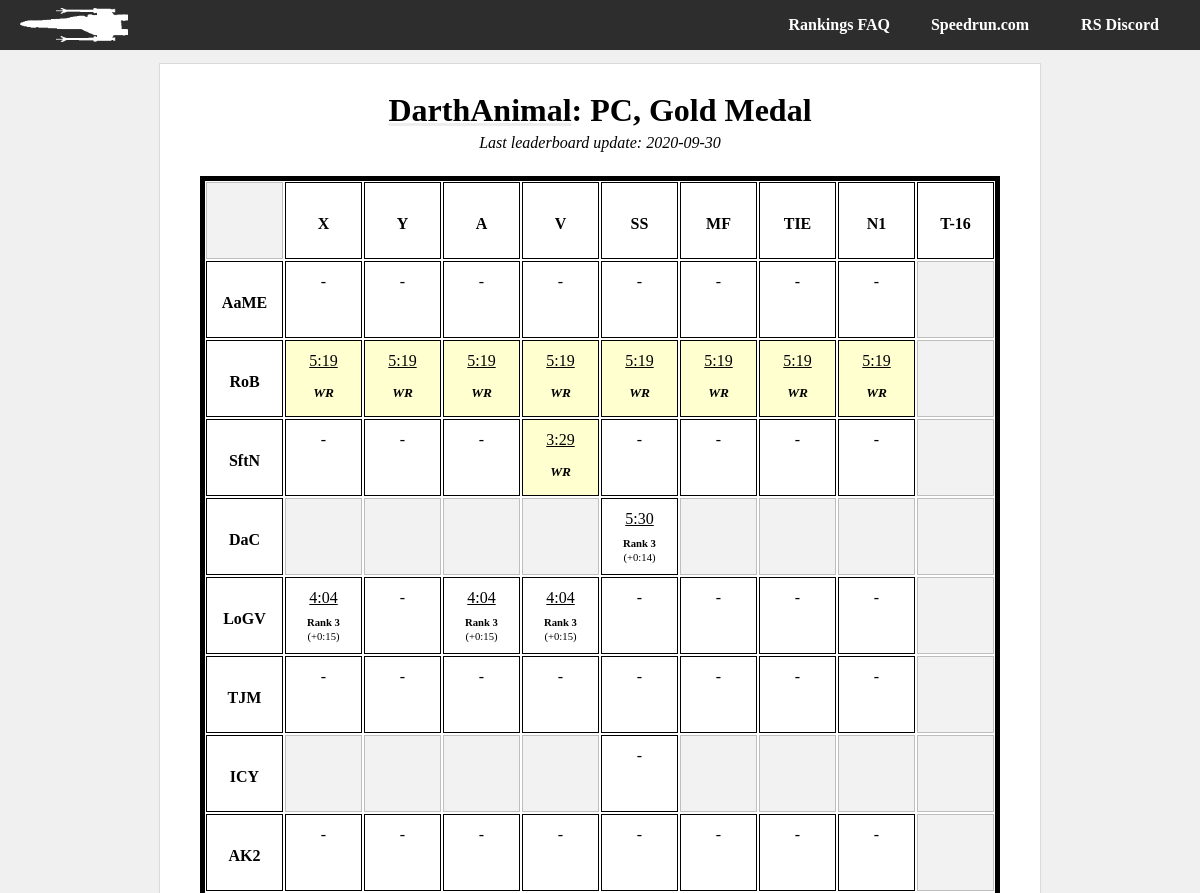
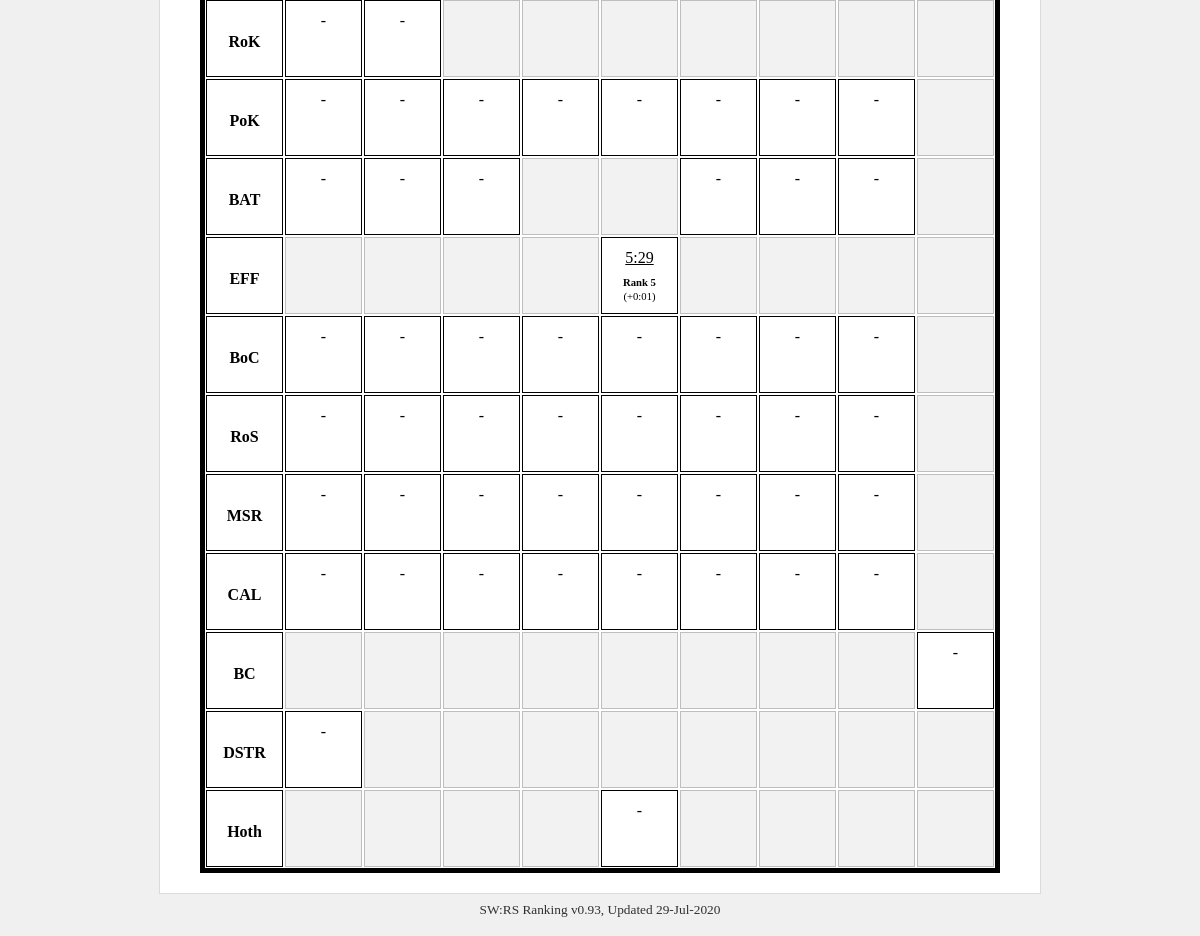
Screenshot of /player/DarthAnimal/pc_gold with the database file from the repository (2 pictures, top to bottom).
### tables this page shows
CREATE TABLE metadata (field          text primary key,value          text);

CREATE TABLE il_runs_20200930 (run_id          integer primary key,level           text,category        text,player          text,time            integer default 9999,platform        text,medal           text,src_link        text,rank            integer default 0);

### swrs.py (the view)
@app.route('/player/<player_id>/<category>')
def player_cat(player_id, category):
    con = lite.connect(DATABASE)
    with con:
        cur = con.cursor()
        cur.execute('SELECT value FROM metadata ' +
                    'WHERE field = "last_update"')
    last_up = cur.fetchall()[0][0]
    tag = last_up + '_' + category
    if category[0:2] == 'pc':
        console = "PC"
    elif category[0:3] == 'n64':
        console = 'N64'
    else:
        console = 'CONSOLE?'
    if category[-3:] == 'any':
        medal_type = "Any Medal"
    elif category[-4:] == 'gold':
        medal_type = 'Gold Medal'
    else:
        medal_type = 'MEDAL?'
    runs = []
    bests = []
    for lev in il_level_names:
        level_array = []
        bests_level = []
        for ship in il_category_names:
            cur = con.cursor()
            with con:
                cur.execute('SELECT level, category, time, rank, "src_link" ' +
                            'FROM il_runs_' + last_up + ' ' +
                            'WHERE player = "' + player_id + '" AND ' +
                            'platform = "' + console + '" AND ' +
                            'level = "' + lev + '" AND ' +
                            'category = "' + ship + '" AND ' +
                            'medal = "' + medal_type + '";')
            run = cur.fetchall()
            player_best = 0
            if run:
                run = list(run[0])
                player_best = run[2]
                run[2] = convert_seconds(player_best)
            level_array.append(run)
            with con:
                cur.execute('SELECT time ' +
                            'FROM il_runs_' + last_up + ' ' +
                            'WHERE rank = 1 AND ' +
                            'platform = "' + console + '" AND ' +
                            'level = "' + lev + '" AND ' +
                            'category = "' + ship + '" AND ' +
                            'medal = "' + medal_type + '";')
            best_run = cur.fetchall()
            if best_run:
                best_run = list(best_run[0])[0]
                print(player_best, best_run)
                best_run = player_best - best_run
                print(best_run)
                best_run = convert_seconds(best_run)
            bests_level.append(best_run)
        runs.append(level_array)
        bests.append(bests_level)
    try:
        return render_template('player-category.html',
                               name=player_id,
                               medal=medal_type,
                               platform=console,
                               runs=runs,
                               best_times=bests,
                               last_update=DATESTAMP)
    except Exception as e:
        return str(e)

### swrs.py (called while the page is built)
def convert_seconds(in_time):
    out_time = 'ERR'
    secs = in_time % 60
    mins = int((in_time - secs) // 60)
    if secs < 10:
        secs = '0' + str(secs)
    else:
        secs = str(secs)
    if len(secs) > 6:
        secs = secs[:6]
    elif len(secs) > 2:
        while len(secs) < 6:
            secs += '0'
    out_time = str(mins) + ':' + str(secs)
    return out_time

@app.teardown_appcontext
def close_connection(exception):
    db = getattr(g, '_database', None)
    if db is not None:
        db.close()

### templates/player-category.html
{% from "macros.html" import header, footer, categories, title, pc_title, player_chart %}
{{ header(name +" | SWRS") }}
{% set link = "/player/" + name %}
{{ pc_title(name, platform, medal, last_update, link) }}</a>
{% set level_acronyms = ["AaME",
"RoB",
"SftN",
"DaC",
"LoGV",
"TJM",
"ICY",
"AK2",
"RoK",
"PoK",
"BAT",
"EFF",
"BoC",
"RoS",
"MSR",
"CAL",
"BC",
"DSTR",
"Hoth"] %}
    <div id="about">
            <div id="runs-table">
                <div class="runs-table-row">
                    <div class="runs-table-timebox header ghosted"> </div>
                    <div class="runs-table-timebox header"><div class="centertext">X</div></div>
                    <div class="runs-table-timebox header"><div class="centertext">Y</div></div>
                    <div class="runs-table-timebox header"><div class="centertext">A</div></div>
                    <div class="runs-table-timebox header"><div class="centertext">V</div></div>
                    <div class="runs-table-timebox header"><div class="centertext">SS</div></div>
                    <div class="runs-table-timebox header"><div class="centertext">MF</div></div>
                    <div class="runs-table-timebox header"><div class="centertext">TIE</div></div>
                    <div class="runs-table-timebox header"><div class="centertext">N1</div></div>
                    <div class="runs-table-timebox header"><div class="centertext">T-16</div></div>
                </div>
            {% for i in range(runs|length): %}
                {% set level = runs[i] %}
                <div class="runs-table-row {{ level_acronyms[i] }}">
                <div class="runs-table-timebox header"><div class="centertext">{{ level_acronyms[i] }}</div></div>
                {% for j in range(level|length): %}
                    {% set ship = level[j] %}
                    {% if i in [0, 1, 2, 4, 5, 7, 9, 12, 13, 14, 15]: %}
                        {% if j == 8: %}
                            {% set ghost = 'ghosted' %}
                        {% else %}
                            {% set ghost = '' %}
                        {% endif %}
                    {% elif i in [3, 6, 11, 18]: %}
                        {% if j not in [4]: %}
                            {% set ghost = 'ghosted' %}
                        {% else %}
                            {% set ghost = '' %}
                        {% endif %}
                    {% elif i in [8]: %}
                        {% if j not in [0, 1]: %}
                            {% set ghost = 'ghosted' %}
                        {% else %}
                            {% set ghost = '' %}
                        {% endif %}
                    {% elif i in [10]: %}
                        {% if j in [3, 4, 8]: %}
                            {% set ghost = 'ghosted' %}
                        {% else %}
                            {% set ghost = '' %}
                        {% endif %}
                    {% elif i in [16]: %}
                        {% if j not in [8]: %}
                            {% set ghost = 'ghosted' %}
                        {% else %}
                            {% set ghost = '' %}
                        {% endif %}
                    {% elif i in [17]: %}
                        {% if j == 7 and platform == 'N64': %}
                            {% set ghost = '' %}
                        {% elif j not in [0]: %}
                            {% set ghost = 'ghosted' %}
                        {% else %}
                            {% set ghost = '' %}
                        {% endif %}
                    {% endif %}
                    {% if ship[3] == 1 %}
                        {% set wr='wr'%}
                    {% endif %}
                        {% if ship: %}
                            <a href="{{ ship[4] }}" class="timebox">
                                <div class="runs-table-timebox {{ ghost }} {{ wr }}">
                                        <div class="runs-table-time">
                                            {{ ship[2] }}
                                        </div>
                                        <div class="runs-table-ranking {{wr}}">
                                        {% if ship[3] == 1 %}
                                                WR
                                        {% else %}
                                                <b>Rank {{ ship[3] }}</b>
                                            </div>
                                            <div class="runs-table-difference">
                                                (+{{ best_times[i][j] }})
                                        {% endif %}
                                        </div>
                                </div>
                            </a>
                        {% else %}
                    <div class="runs-table-timebox {{ ghost }} {{ wr }}">
                            {% if ghost == '': %}
                            -
                            {% endif %}
                    </div>
                        {% endif %}
                {% endfor %}
                </div>
            {% endfor %}
            </div>
    </div>
{{ footer() }}

### templates/macros.html (shortened to what this page needs)
{% macro header(header_text) %}
<html>
    <head>
        <link rel="stylesheet" type="text/css" href="{{ url_for('static', filename = 'style.css') }}" />
    </head>
    <body>
    <div id="container">
        {{ tabs() }}
    <div id="body-wrapper">
        <div id="body-content">
{% endmacro %}
{% macro tabs() %}
        <div id="body-tabs">
            <div id="lefttabs">
                <a href="/"><img src= {{ url_for('static', filename = 'logo.png') }}></a>
            </div>
            <div id="righttabs">
                <a href="https://discord.gg/Gp7swfc"><div id="tab" class="topplayers back">RS Discord</div></a>
            </div>
            <div id="righttabs">
                <a href="https://www.speedrun.com/rogue1/"><div id="tab" class="topplayers back">Speedrun.com</div></a>
            </div>
            <div id="righttabs">
                <a href="/faq"><div id="tab" class="topplayers back">Rankings FAQ</div></a>
            </div>
        </div>
{% endmacro %}
{% macro pc_title(name, platform, medal, date, link='') %}
            <div id="title">
                <h1>
                    <a href="{{link}}">{{ name }}</a>: {{platform}}, {{medal}}
                </h1>
                {% if date %}
                <div id="lastupdate">
                    <p>Last leaderboard update: {{ date[:4] }}-{{ date[4:6] }}-{{ date[6:] }}</p>
                </div>
                {% endif %}
            </div>
{% endmacro %}
{% macro footer() %}
            </div>
            <div id="footertext">
                <span title="v0.93 Madine">SW:RS Ranking v0.93, Updated 29-Jul-2020</span>
            </div>
        </div>
    </div>
    </body>
</html>
{% endmacro %}

### static/style.css (style rules this page uses)
body { font-family: 'LiberationSerif', 'Bookman', 'Times', Serif; margin: 0px; background: #f0f0f0; position: relative; }
#container { position: absolute; width: 100%; height: 100%; }
#body-wrapper { width: max-content; max-width: 95%; margin-left:auto; margin-right:auto; padding: 10px; display: block; position: relative; overflow: hidden !important; }
#body-tabs { display: block; overflow: hidden; background: #2d2d2d; padding: 0px 10px; height: 50px; background-repeat: no-repeat; background-size: auto 35px; background-attachment: fixed; background-position-x: center; background-position-y: 7px; }
#tab { display: inline-block; color: #ffffff; padding: 00px 20px; border-radius: 0px; margin: 0px; min-width: 100px; text-align: center; font-weight: bold; line-height: 50px; height: 100%; }
#lefttabs { float: left; }
#lefttabs img { padding: 8px 10px; height: 34px; }
#righttabs { float: right; }
#body-content { border: 1px #dadada solid; min-height: 100px; background: #ffffff; border-radius: 0px; margin-top: 3px; padding: 20px 40px; }
#title { text-align: center; margin: .5em 0em 1.5em 0em; font-weight: bold; font-style: italic; }
#title h1 { margin: 0em 0em .0em 0em; font-style: normal; }
h1 a { text-decoration: underline #eee; color: #000; }
#footertext { text-align: center; font-size: 10pt; padding: 8px; opacity: 0.8; }
#lastupdate p { font-weight: normal; padding: 0; margin: 5px 0 0 0; }
#runs-table { border: 5px solid #000000; overflow: hidden; }
.runs-table-row { display: flex; flex-direction: row; flex-wrap: nowrap; justify-content: flex-start; align-items: stretch; align-content: stretch; }
.runs-table-timebox { margin: 1px; width: 75px; height: 55px; line-height: 20px; padding-top: 10px; padding-bottom: 10px; border: 1px solid #000000; text-align: center; vertical-align: middle; }
.runs-table-timebox.header { font-weight: bold; display: flex; align-items: center; justify-content: center; }
.centertext { padding: 0 !important; line-height: 12pt; height: 10px; }
.runs-table-timebox.ghosted { opacity: 0.25; background: #cccccc; }
.runs-table-timebox.wr { background: #ffff0030; }
.runs-table-ranking { font-size: 8pt; padding-top: 10px; margin: 0; line-height: 8pt; }
.runs-table-ranking.wr { line-height: 16pt; font-size: 10pt; padding-top: 11px; font-weight: bold; font-style: italic; }
.runs-table-difference { font-size: 8pt; padding-top: 3px; margin: 0; line-height: 8pt; }
.runs-table-time { text-decoration: underline; }
.timebox { text-decoration: none; color: #000; }

### rows the page displays
metadata: value "2020", value "09", value "30"
il_runs_20200930: rank "3"
il_runs_20200930: rank "3"
il_runs_20200930: rank "3"
il_runs_20200930: rank "3"
il_runs_20200930: rank "5"

### other values shown
{{ name }} "DarthAnimal"
{{ platform }} "PC"
{{ medal }} "Gold Medal"
{{ level_acronyms[i] }} "AaME" "RoB" "SftN" "DaC" "LoGV" "TJM" "ICY" "AK2" "RoK" "PoK" "BAT" "EFF" "BoC" "RoS" "MSR" "CAL" "BC" "DSTR" "Hoth"
{{ ship[2] }} "5:19" "5:19" "5:19" "5:19" "5:19" "5:19" "5:19" "5:19" "3:29" "5:30" "4:04" "4:04" "4:04" "5:29"
{{ best_times[i][j] }} "0:14" "0:15" "0:15" "0:15" "0:01"
